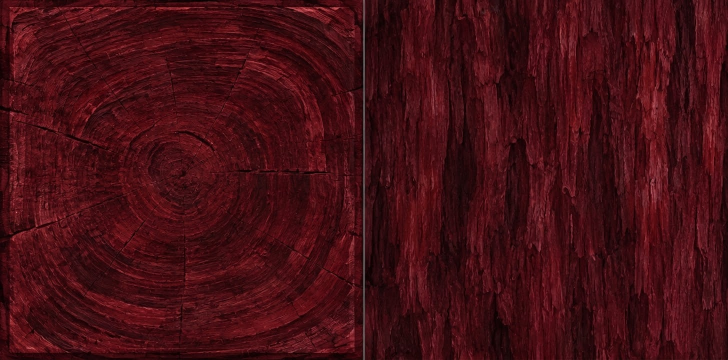
#> input picture minecraft/nether-stems-reference/crimson.jpg, 1456 x 720 px, found by its file name (shown at 1/2 size); its folder holds only this picture in this run
$ python prepare_nether_stems.py
#> lines starting #> are read from the running program, lines starting #| are printed output that depends on the picture
#!/usr/bin/env python3
"""Split supplied Nether stem photos into top and bark faces.

Both photos have a thin divider; crop away that divider and resize each square
separately. Keep the end-grain design intact. Make bark tileable on both axes
with a narrow symmetric edge blend, without turning the vertical grain.
Requires Pillow and numpy; run from the repository root.
"""
from pathlib import Path
import numpy as np
from PIL import Image, ImageOps

SOURCE=Path('minecraft/nether-stems-reference')
BLOCKS=Path('minecraft/realistic-dirt/textures/blocks')
SIZE=256
BOXES={'top':(3,0,723,720), 'side':(733,0,1453,720)}


def periodic_bark(image):
    a=np.asarray(image,dtype=np.float32).copy()
    for axis,width in ((1,20),(0,14)):
        source=a.copy()
        for d in range(width):
            t=1-d/(width-1);weight=.5*t*t*(3-2*t)
            if axis==1:
                a[:,d]=source[:,d]*(1-weight)+source[:,-1-d]*weight
                a[:,-1-d]=source[:,-1-d]*(1-weight)+source[:,d]*weight
            else:
                a[d,:]=source[d,:]*(1-weight)+source[-1-d,:]*weight
                a[-1-d,:]=source[-1-d,:]*(1-weight)+source[d,:]*weight
    return Image.fromarray(np.rint(a).clip(0,255).astype(np.uint8))


def prepare(kind,face):
#> called with kind = 'crimson', face = 'top'
    with Image.open(SOURCE/(kind+'.jpg')) as src:
#> src is the input picture: PIL image 1456x720 RGB; mean R, G, B 68.5, 14.2, 19.5
        src=ImageOps.exif_transpose(src).convert('RGB')
        if src.size!=(1456,720):raise ValueError('Unexpected source image size')
        im=src.crop(BOXES[face]).resize((SIZE,SIZE),Image.Resampling.LANCZOS)
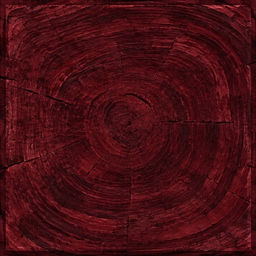
#> im: PIL image 256x256 RGB; mean R, G, B 71.9, 14.2, 19.4
    return periodic_bark(im) if face=='side' else im


def main():
    BLOCKS.mkdir(parents=True,exist_ok=True)
    for kind in ('crimson','warped'):
        for face in ('top','side'):
            output=BLOCKS/f'photo_{kind}_stem_{face}.png'
            prepare(kind,face).save(output,optimize=True)
            print('Prepared',output)


#> (the run stopped early here; a loop or call above may not have finished)
